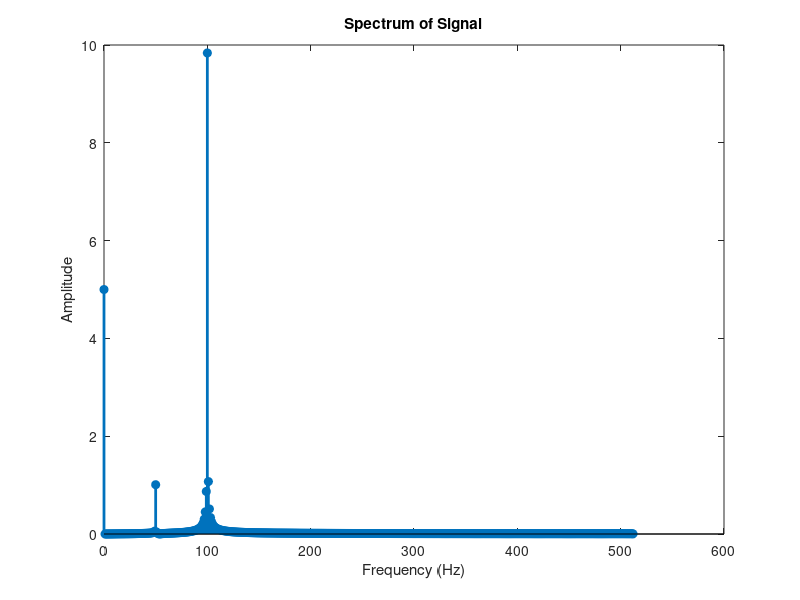

Write MATLAB code to recreate this figure.
clc
clear all
Fs=1024;
T=1/Fs;
n=linspace(0,Fs,Fs);
%To get one cycle of a pure sine wave with time period Tsig and sampling
%period T, where T=1/Fs, n=0:Tsig/T
%%%%%signal contains 1 DC value and two frequencies i-e 50Hz and 100Hz%%%%%
signal=5+1*sin(2*pi*50*n*T)+10*sin(2*pi*100*n*T);

signalength = length(signal);
fftlength = signalength;
resolution = Fs/fftlength;
fouriertranstwosided = fft(signal, fftlength);
fouriertranstwosidedmag = abs(fouriertranstwosided);
fouriertransformagnorm = fouriertranstwosidedmag/signalength;
fouriertransonesided = fouriertransformagnorm(1:fix(fftlength/2)+1);
fouriertransonesided(2:end-1) = 2*fouriertransonesided(2:end-1);   %normalizing the magnitude
freqHz = 0:resolution:Fs/2;                     
figure
stem(freqHz,fouriertransonesided,'filled','linewidth',2) 
title('Spectrum of Signal')
xlabel('Frequency (Hz)')
ylabel('Amplitude')